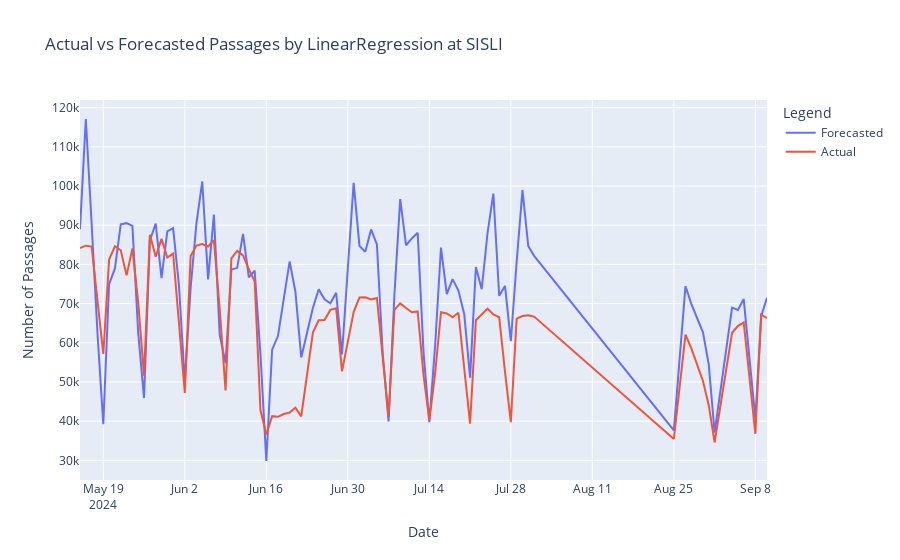
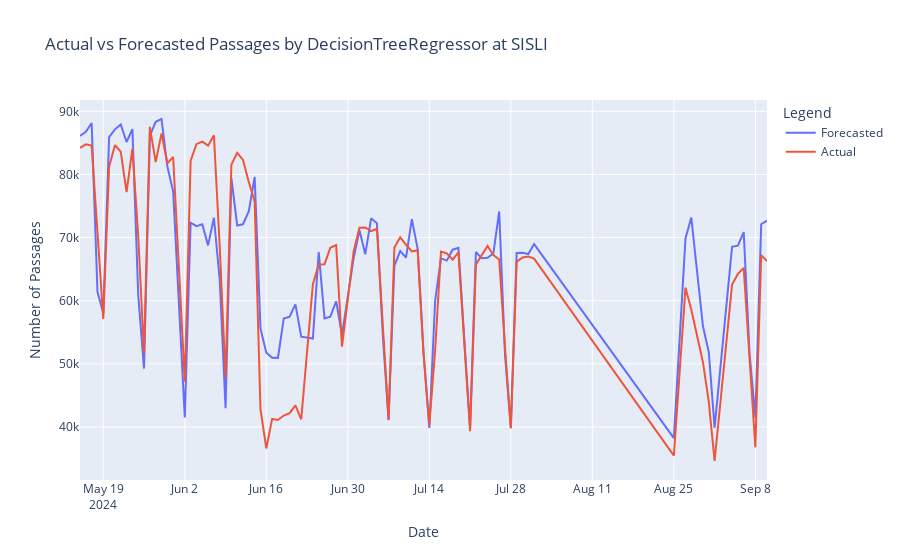
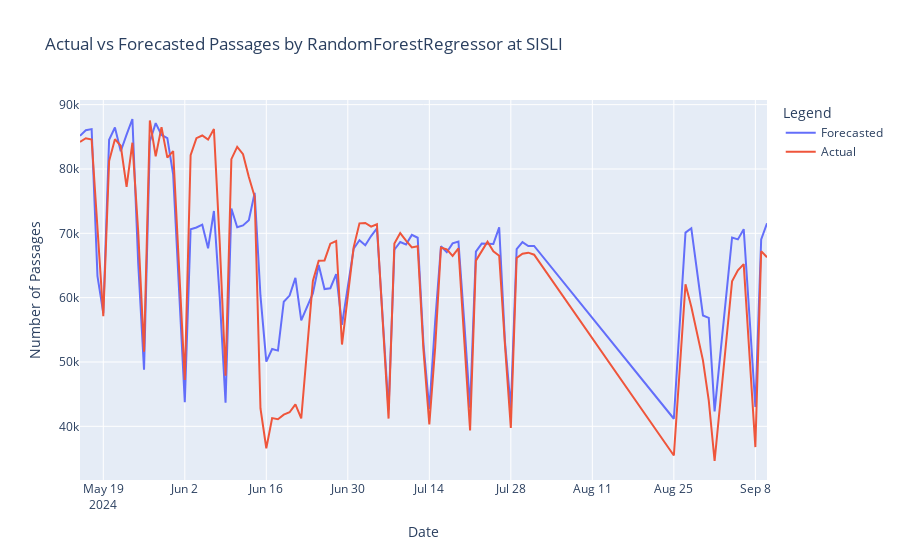
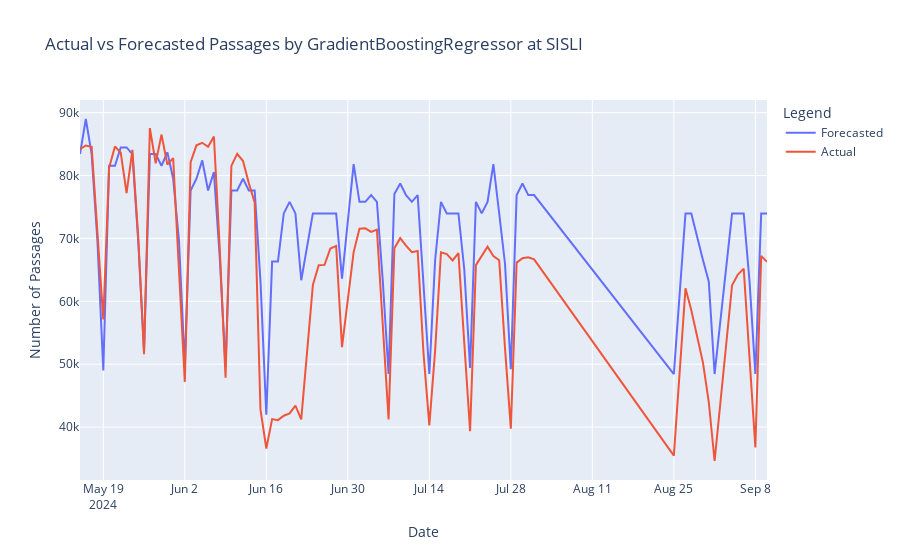

Here is the notebook cell these charts were saved with, in order:
### Code cell
# Run forecasts
results = []
for station in stations_to_run:
    for model_name in models_to_run:
        try:
            result = run_forecast_for_station(combined_data, station, model_name)
            results.append(result)
        except Exception as e:
            print(f"Error processing {station} with {model_name}: {str(e)}")
            continue

# Optionally save results
if results:
    # Extract the metrics dictionary inside the results list and convert it to a DataFrame, combine with the station and model names
    results_df = pd.DataFrame([result['metrics'] for result in results])
    results_df['station'] = [result['station'] for result in results]
    results_df['model'] = [result['model'] for result in results]
    results_df = results_df[['station', 'model', 'MAE', 'MSE', 'R2', 'duration']]

    # Save results to CSV with the datetime in the filename
    results_df = pd.DataFrame(results)
    results_df.to_csv(f"results_{datetime.now().strftime('%Y%m%d_%H%M%S')}.csv", index=False)

print("=== Istanbul Metro Passenger Forecasting ===")
print(f"Started at: {datetime.now().strftime('%Y-%m-%d %H:%M:%S')}")

print("\nForecasting completed!")
